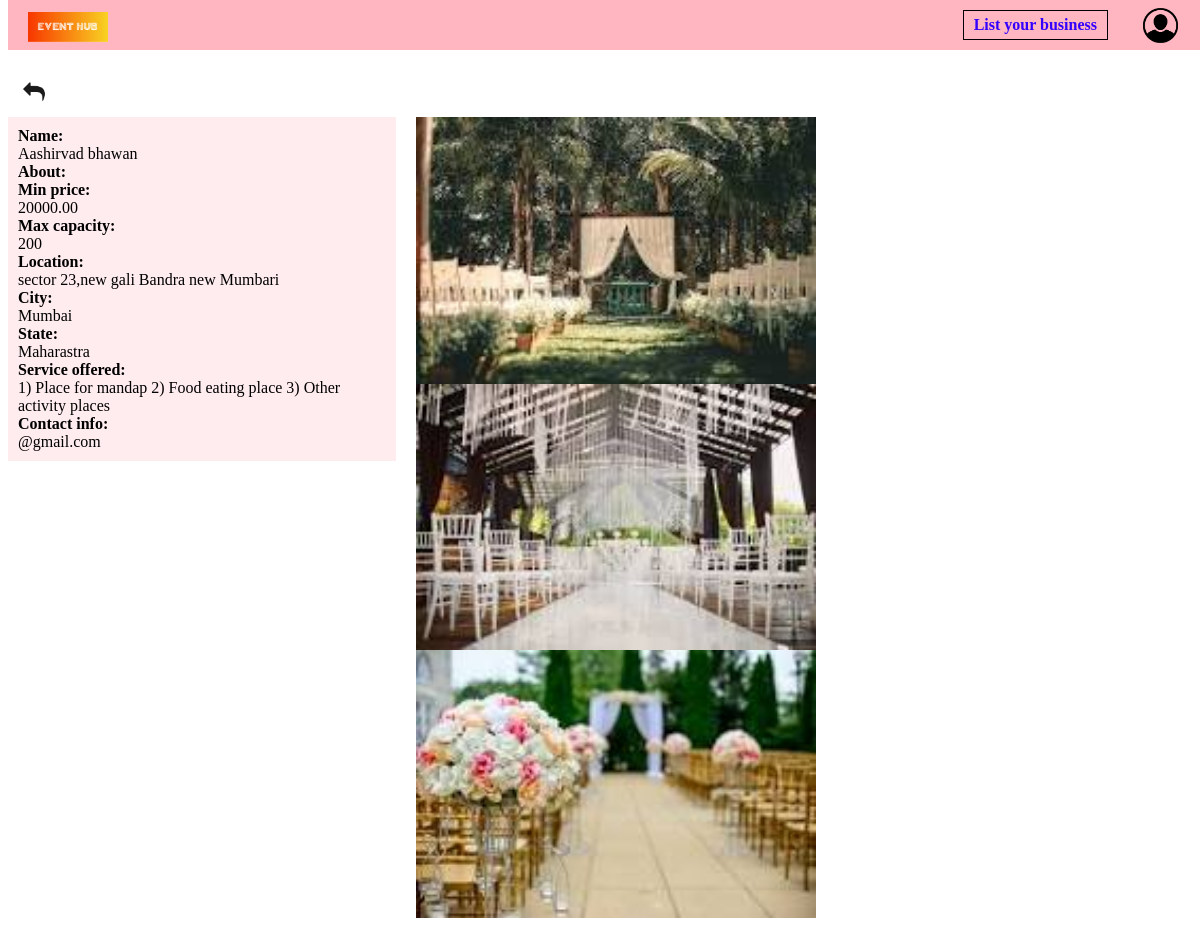
The page /venue-info/1/ on the database its author committed.
### EventPlanner/models.py (models this page shows)
class Venue(models.Model):
    name = models.CharField(max_length=100,null = False,blank = False)
    about = models.TextField(blank = True,null = True)
    min_price = models.DecimalField(max_digits = 10, decimal_places = 2,null = True,blank = True)
    max_capacity = models.IntegerField(null = False,blank = False)
    location = models.TextField(null = False,blank = False)
    city = models.CharField(max_length = 20,null = False,blank = False)
    state = models.CharField(choices = venue_choices,max_length = 50,null = False,blank = False)
    vendors = models.ManyToManyField(User,null = True,blank = True)
    category = models.ManyToManyField(Category)
    service_offered = models.TextField(null = True,blank = True)
    contact_info = models.TextField(null = False,blank = False)
    venue_images = models.ManyToManyField('Image', blank = True,null = True)

class Image(models.Model):
    user_profile = models.ForeignKey('userprofile',on_delete = models.CASCADE,null = True,blank = True)
    venue_object = models.ForeignKey('Venue',on_delete = models.CASCADE,null = True, blank = True)
    image = models.ImageField(upload_to='images/',null = True,blank = True)
    upload_date = models.DateTimeField(auto_now = True)

### EventPlanner/views.py (the view)
# urls.py: path('venue-info/<int:pk>/',views.VenueInfo),
def VenueInfo(request,pk):
    if not request.user.is_authenticated or request.user.userprofile.user_type == 'is_customer':
        venue = Venue.objects.get(id = pk)
        images = Image.objects.filter(venue_object = venue)
        venue_form = VenueForm(instance = venue)
        context = {'venue_form':venue_form,'images':images}
        return render(request,'EventPlanner/venue-info.html',context)

### EventPlanner/templates/EventPlanner/venue-info.html (shortened to what this page needs)
{% load static %}
<link rel="stylesheet" href="{% static 'EventPlanner/css/navbar.css' %}">
<link rel="stylesheet" href="{% static 'EventPlanner/css/venue-info.css' %}">
<div class="navbar-div">
    {% include 'navbar.html' %}
</div>
<a href="{{request.META.HTTP_REFERER}}" class="go-back">
    <img src="/static/images/back.png" alt="" width="40px"  >
</a>
<div class="grid-div">
    <div class="venue-info-div">
        {% for field in venue_form %}
            {% if not field.name == 'venue_images' %}
            <div><b>{{field.label_tag}}</b></div>
            <div>{{field.value}}</div>
            {% endif %}
        {% endfor %}
    </div>
    <div class="venue-image-div">
    {% for image in images %}
    <img src="{{image.image.url}}" alt="" width="400px">
    {% endfor %}
    </div>
</div>

### staticfiles/EventPlanner/css/navbar.css (style rules this page uses)
.go-back { position: relative; top: 70px; left: 7px; overflow: hidden; }

### staticfiles/EventPlanner/css/venue-info.css (style rules this page uses)
.grid-div { display: grid; grid-template-columns: 1fr 2fr ; column-gap: 20px; margin-top: 80px; }
.venue-info-div { height: fit-content; padding: 10px; background-color: rgb(255, 236, 239); }
.go-back { position: relative; top: 70px; left: 7px; text-decoration: none; color: rgb(136, 0, 0); font-weight: bold; }

### rows shown on the page
Venue: value "Aashirvad bhawan" "20000.00" "sector 23,new gali Bandra new Mumbari" "Mumbai" "Maharastra" "1) Place for mandap 2) Food eating place 3) Other activity places" "@gmail.com"
Image: image (picture)
Image: image (picture)
Image: image (picture)

### other values the page prints
{{ field.label_tag }} "Name:" "About:" "Min price:" "Max capacity:" "Location:" "City:" "State:" "Service offered:" "Contact info:"
{{ field.value }} "200"
